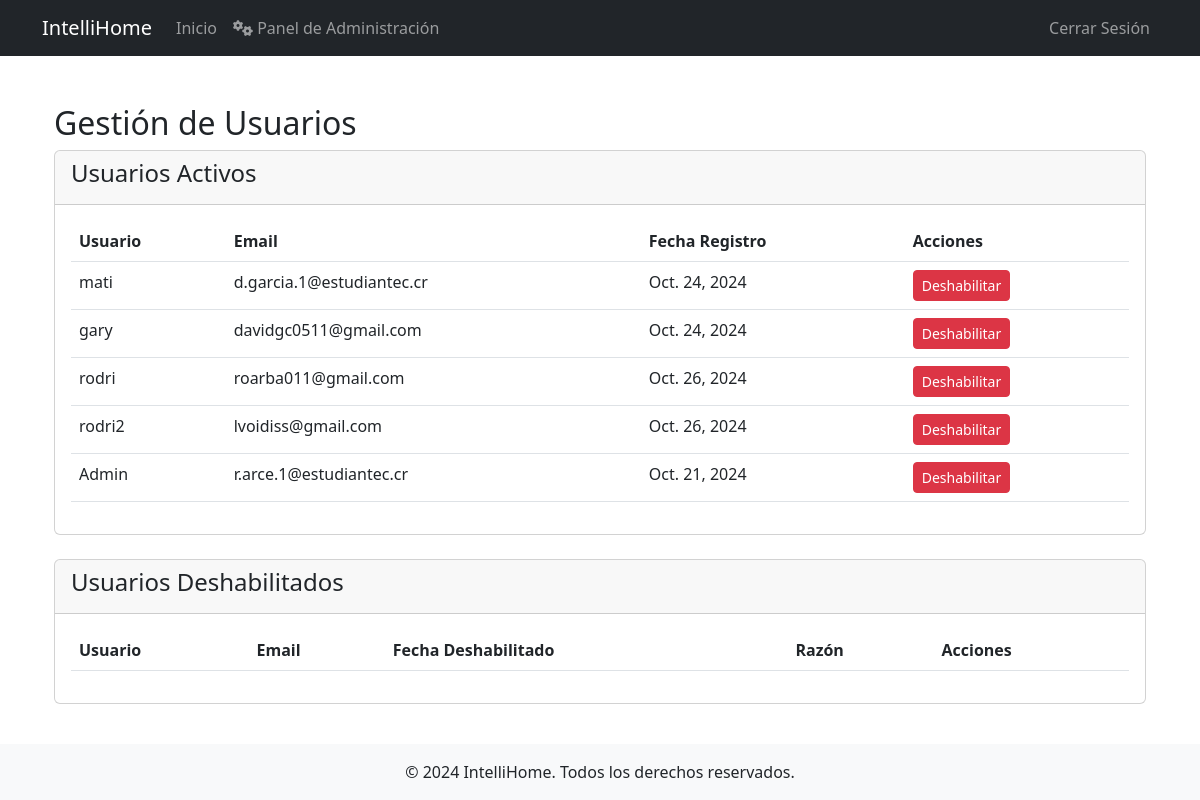
/gestionar-usuarios/ (signed in), run on the app's committed database.
### accounts/models.py (models this page shows, shortened)
class PerfilUsuario(models.Model):
    user = models.OneToOneField(User, on_delete=models.CASCADE)
    fecha_nacimiento = models.DateField()
    foto_perfil = models.ImageField(upload_to='perfiles/', null=True, blank=True)
    incluir_pago = models.BooleanField(default=False)
    estilos_casa = models.ManyToManyField(EstiloCasa)
    tipos_transporte = models.ManyToManyField(TipoTransporte)
    email_verificado = models.BooleanField(default=False)
    codigo_verificacion = models.CharField(max_length=6, null=True, blank=True)
    codigo_enviado_en = models.DateTimeField(auto_now_add=True)
    intentos_verificacion = models.IntegerField(default=0)
    ultimo_codigo_enviado = models.DateTimeField(null=True, blank=True)
    esta_habilitado = models.BooleanField(default=True)
    razon_deshabilitado = models.TextField(blank=True, null=True)
    fecha_deshabilitado = models.DateTimeField(null=True, blank=True)
    saldo = models.DecimalField(max_digits=10, decimal_places=2, default=0)
    ultima_actualizacion_saldo = models.DateTimeField(default=timezone.now)
    saldo_bloqueado = models.DecimalField(max_digits=10, decimal_places=2, default=0)  # Para reservas pendientes
    nombre_tarjetahabiente = models.CharField(max_length=100, blank=True, null=True)
    numero_tarjeta = models.CharField(max_length=16, blank=True, null=True)
    fecha_validez = models.DateField(blank=True, null=True)
    numero_verificador = models.CharField(max_length=4, blank=True, null=True)
    marca_tarjeta = models.CharField(max_length=20, blank=True, null=True)

### accounts/views.py (the view)
# urls.py: path('gestionar-usuarios/', views.gestionar_usuarios, name='gestionar_usuarios'),
@staff_member_required
def gestionar_usuarios(request):
    usuarios_activos = PerfilUsuario.objects.filter(esta_habilitado=True)
    usuarios_deshabilitados = PerfilUsuario.objects.filter(esta_habilitado=False)
    context = {
        'usuarios_activos': usuarios_activos,
        'usuarios_deshabilitados': usuarios_deshabilitados,
    }
    return render(request, 'accounts/gestionar_usuarios.html', context)

### accounts/templates/accounts/gestionar_usuarios.html (shortened to what this page needs)
{% extends 'base.html' %}
{% block content %}
<div class="container mt-4">
    <h2>Gestión de Usuarios</h2>
    <div class="card mb-4">
        <div class="card-header">
            <h4>Usuarios Activos</h4>
        </div>
        <div class="card-body">
            <div class="table-responsive">
                <table class="table">
                    <thead>
                        <tr>
                            <th>Usuario</th>
                            <th>Email</th>
                            <th>Fecha Registro</th>
                            <th>Acciones</th>
                        </tr>
                    </thead>
                    <tbody>
                        {% for perfil in usuarios_activos %}
                        <tr>
                            <td>{{ perfil.user.username }}</td>
                            <td>{{ perfil.user.email }}</td>
                            <td>{{ perfil.user.date_joined|date }}</td>
                            <td>
                                <button class="btn btn-danger btn-sm"
                                        data-bs-toggle="modal"
                                        data-bs-target="#deshabilitarModal{{ perfil.user.id }}">
                                    Deshabilitar
                                </button>
                            </td>
                        </tr>
                        {% endfor %}
                    </tbody>
                </table>
            </div>
        </div>
    </div>
    <div class="card">
        <div class="card-header">
            <h4>Usuarios Deshabilitados</h4>
        </div>
        <div class="card-body">
            <div class="table-responsive">
                <table class="table">
                    <thead>
                        <tr>
                            <th>Usuario</th>
                            <th>Email</th>
                            <th>Fecha Deshabilitado</th>
                            <th>Razón</th>
                            <th>Acciones</th>
                        </tr>
                    </thead>
                </table>
            </div>
        </div>
    </div>
</div>
{% endblock %}

### data on the page
PerfilUsuario: user.username "mati", user.email "d.garcia.1@estudiantec.cr", user.date_joined "Oct. 24, 2024"
PerfilUsuario: user.username "gary", user.email "davidgc0511@gmail.com", user.date_joined "Oct. 24, 2024"
PerfilUsuario: user.username "rodri", user.email "roarba011@gmail.com", user.date_joined "Oct. 26, 2024"
PerfilUsuario: user.username "rodri2", user.email "lvoidiss@gmail.com", user.date_joined "Oct. 26, 2024"
PerfilUsuario: user.username "Admin", user.email "r.arce.1@estudiantec.cr", user.date_joined "Oct. 21, 2024"
